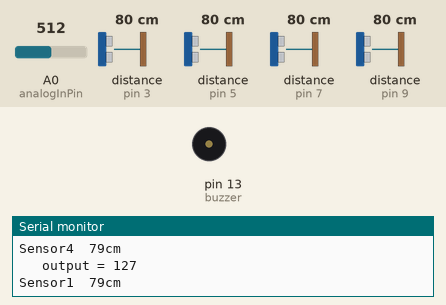
Recording of a sketch running on a simulated Arduino Uno, built with avr-gcc and run on an emulated ATmega328P. Parts: buzzer (waves = sounding), the last lines printed to the serial monitor. Wiring (inferred from the names in the program): 2 × ultrasonic range finder: trigger pin 2, echo pin 3 / trigger pin 4, echo pin 5. The inputs (shaded band) are chosen by the test bench; at power-on: A0 (analogInPin) = 512, distance to the obstacle (sensors on pin 3, pin 7, pin 5, pin 9) 80 cm. The echo pulse lasts 58.3 µs per cm.

Above: at 14.4 s.
14.5 s: A0 (analogInPin) set to 333
24.7 s: A0 (analogInPin) set to 308
At 24.94 s:
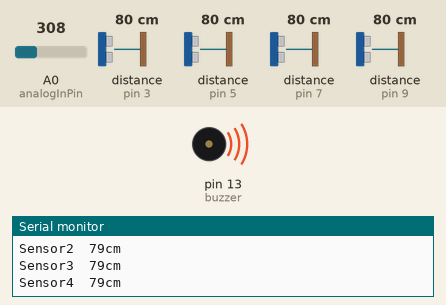
34.9 s: distance to the obstacle (sensor on pin 3) set to 71 cm
At 36.5 s:
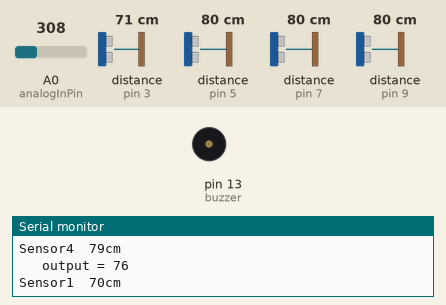
45.1 s: distance to the obstacle (sensor on pin 3) set to 120 cm
At 45.6 s:
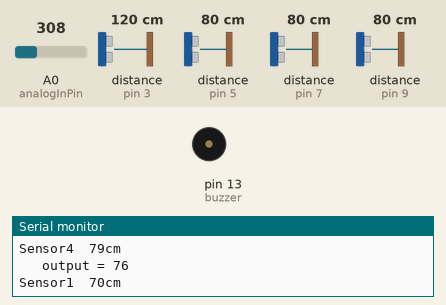
55.3 s: distance to the obstacle (sensor on pin 7) set to 74 cm
At 55.43 s:
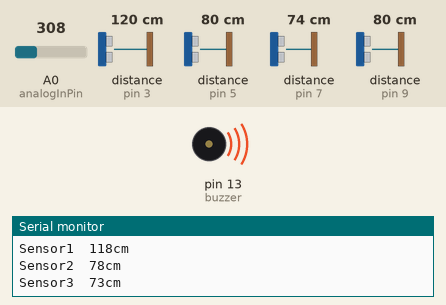
65.5 s: distance to the obstacle (sensor on pin 7) set to 120 cm
At 66.2 s:
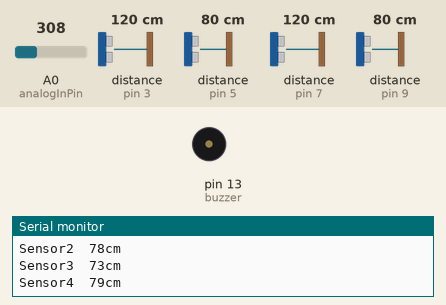
Timing chart, 0 to 68.5 s (numbered marks = the images above; inputs shaded):
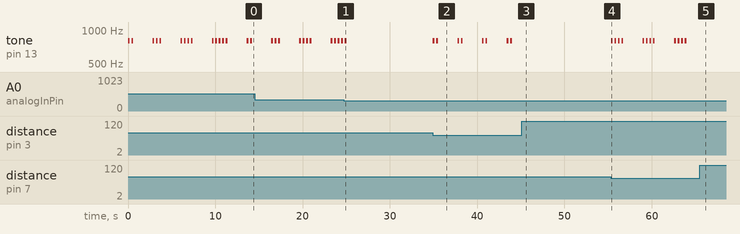

Measured:
- the behaviour switches between 317 and 316 on A0 (analogInPin) (found by bisection; images 0 and 1)
- the behaviour switches between 77 and 76 cm on distance to the obstacle (sensor on pin 3) (found by bisection; images 1 and 2)
- the behaviour switches between 77 and 76 cm on distance to the obstacle (sensor on pin 7) (found by bisection; images 3 and 4)
- after the input at 24.7 s, tone on pin 13 (buzzer): goes on until 25.0 s, then stays silent
- after the input at 34.9 s, tone on pin 13 (buzzer): silent → 800 Hz at once, then repeats every 2.8 s: silent 0.20 s, 800 Hz 0.20 s, silent 2.2 s, 800 Hz 0.20 s
- after the input at 45.1 s, tone on pin 13 (buzzer): stops changing and stays silent
- after the input at 55.3 s, tone on pin 13 (buzzer): silent → 800 Hz at once, then repeats every 3.6 s: 3 × (silent 0.20 s, 800 Hz 0.20 s), silent 2.2 s, 800 Hz 0.20 s
- after the input at 65.5 s, tone on pin 13 (buzzer): stops changing and stays silent

The sketch:

Ultrasonic4.ino
```cpp
const int trigPin1 = 2;
const int echoPin1 = 3;
const int trigPin2 = 4;
const int echoPin2 = 5;
const int trigPin3 = 6;
const int echoPin3 = 7;
const int trigPin4 = 8;
const int echoPin4 = 9;
const int buzzer=13;
const int analogInPin = A0;


long duration1,duration2,duration3,duration4;
int distance1,distance2,distance3,distance4;


void setup() {
pinMode(trigPin1, OUTPUT); // Sets the trigPin as an Output
pinMode(echoPin1, INPUT); // Sets the echoPin as an Input
pinMode(trigPin2, OUTPUT); // Sets the trigPin as an Output
pinMode(echoPin2, INPUT); // Sets the echoPin as an Input
pinMode(trigPin3, OUTPUT); // Sets the trigPin as an Output
pinMode(echoPin3, INPUT); // Sets the echoPin as an Input
pinMode(trigPin4, OUTPUT); // Sets the trigPin as an Output
pinMode(echoPin4, INPUT); // Sets the echoPin as an Input
pinMode(buzzer, OUTPUT);
 Serial.begin (9600);
}


void loop() {
  int sensorValue,outputValue, i=0;
sensorValue = analogRead(analogInPin);
 outputValue = map(sensorValue, 0, 1023, 0, 255);
  Serial.print("\t output = ");
  Serial.println(outputValue);

digitalWrite(trigPin1, LOW);
delayMicroseconds(2);

digitalWrite(trigPin1, HIGH);
delayMicroseconds(10);
digitalWrite(trigPin1, LOW);

duration1 = pulseIn(echoPin1, HIGH);
distance1= duration1*0.034/2;

  Serial.print ( "Sensor1  ");
  Serial.print (distance1);
  Serial.println("cm");

  if(distance1<outputValue) {
  do{
   i++;
  tone(buzzer,800);
  delay(200);
  noTone(buzzer);
  delay(200);
  }
 while(i<=1);
  delay(2000);
  }


digitalWrite(trigPin2, LOW);
delayMicroseconds(2);
digitalWrite(trigPin2, HIGH);
delayMicroseconds(10);
digitalWrite(trigPin2, LOW);

duration2 = pulseIn(echoPin2, HIGH);
distance2= duration2*0.034/2;

  Serial.print ( "Sensor2  ");
  Serial.print (distance2);
  Serial.println("cm");

  i=0;
    if(distance2<outputValue) {
   do{
   i++;
  tone(buzzer,800);
  delay(200);
  noTone(buzzer);
  delay(200);
  }
   while(i<=2);
  delay(2000);
  }

digitalWrite(trigPin3, LOW);
delayMicroseconds(2);

digitalWrite(trigPin3, HIGH);
delayMicroseconds(10);
digitalWrite(trigPin3, LOW);
    duration3 = pulseIn(echoPin3, HIGH);

distance3= duration3*0.034/2;
    Serial.print ( "Sensor3  ");
  Serial.print (distance3);
  Serial.println("cm");
   i=0;
    if(distance3<outputValue) {
    do{
   i++;
  tone(buzzer,800);
  delay(200);
  noTone(buzzer);
  delay(200);
  }
   while(i<=3);
  delay(2000);
  }

digitalWrite(trigPin4, LOW);
delayMicroseconds(2);

digitalWrite(trigPin4, HIGH);
delayMicroseconds(10);
digitalWrite(trigPin4, LOW);


duration4 = pulseIn(echoPin4, HIGH);

distance4= duration4*0.034/2;
    Serial.print ( "Sensor4  ");
  Serial.print (distance4);
  Serial.println("cm");
  i=0;

if(distance4<outputValue) {
    do {
   i++;
  tone(buzzer,800);
  delay(200);
  noTone(buzzer);
  delay(200);
  }
   while(i<=4);
  delay(2000);
  }

  }
```
